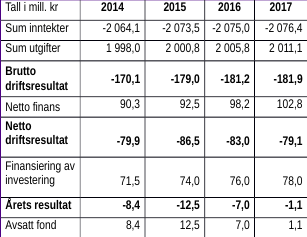
#> input picture test_images/32.png, 307 x 237 px
$ python -i function_process_image_without_line.py   (imports and definitions only)
#> lines starting #> are read from the running program, lines starting #| are printed output that depends on the picture; after the words box and inside, x2 and y2 are one past the last pixel; in counts of white or black regions, pixels touching at a corner belong together
#> further down, picture is the input picture: shape (237, 307, 3); mean B, G, R 229, 228, 228.4
import cv2

# [17 lines left out: function pre_process_image, not called in this run]

def remove_horizontal_line(image):
    gray = cv2.cvtColor(image, cv2.COLOR_BGR2GRAY)
    thresh = cv2.threshold(gray, 0, 255, cv2.THRESH_BINARY_INV + cv2.THRESH_OTSU)[1]
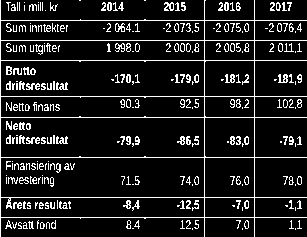
#> thresh: shape (237, 307); 11.7% white in thin lines or dots
    gray = cv2.cvtColor(image, cv2.COLOR_BGR2GRAY)
    thresh = cv2.threshold(gray, 0, 255, cv2.THRESH_BINARY_INV + cv2.THRESH_OTSU)[1]

    horizontal_kernel = cv2.getStructuringElement(cv2.MORPH_RECT, (25, 1))

    detected_lines = cv2.morphologyEx(thresh, cv2.MORPH_OPEN,
    horizontal_kernel, iterations=2)
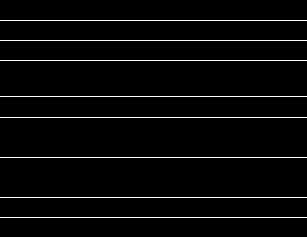
#> detected_lines: shape (237, 307); 3.4% white in thin lines or dots, all inside (x1, y1, x2, y2) = (0, 20, 307, 218)

    cnts = cv2.findContours(detected_lines, cv2.RETR_EXTERNAL, cv2.CHAIN_APPROX_SIMPLE)
#> cnts = 8 contours, all with area under 20
    cnts = cnts[0] if len(cnts) == 2 else cnts[1]

    for c in cnts:
        cv2.drawContours(image, [c], -1, (255, 255, 255), 2)
#> this loop made 8 passes
#> c on passes 1 to 8: [[0, 217], [306, 217]], [[0, 197], [306, 197]], [[0, 157], [306, 157]], [[0, 117], [306, 117]], [[0, 96], [306, 96]], [[0, 60], [306, 60]], [[0, 40], [306, 40]], [[0, 20], [306, 20]]
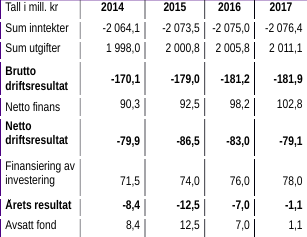
#> image: shape (237, 307, 3); 6.02% of pixels changed, all inside (x1, y1, x2, y2) = (0, 19, 307, 219)

    repair_kernel = cv2.getStructuringElement(cv2.MORPH_RECT, (1, 6))
#> repair_kernel = [1, 1, 1, 1, 1, 1]

    result = 255 - cv2.morphologyEx(255 - image, cv2.MORPH_CLOSE, repair_kernel,
    iterations=1)
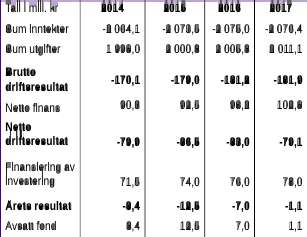
#> result: shape (237, 307, 3); mean B, G, R 231.6, 230.6, 231.1
    return result

# [48 lines left out: functions remove_vertical_line, find_text_boxes, get_contour_boxes, not called in this run]

>>> import cv2
>>> picture = cv2.imread('test_images/32.png')
>>> result = remove_horizontal_line(picture)

$ run again, on test_images/33.png
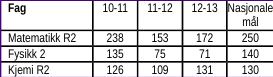
#> input picture test_images/33.png, 273 x 77 px
#> picture is the input picture: shape (77, 273, 3); mean B, G, R 215.1, 212.5, 214
#> thresh: shape (77, 273); 17.5% white in thin lines or dots
#> detected_lines: shape (77, 273); 7.8% white in thin lines or dots, all inside (x1, y1, x2, y2) = (0, 0, 273, 63)
#> cnts = 4 contours, 2 with area under 20; largest, box (x1, y1, x2, y2) and area: (0, 61, 273, 63) 272, (0, 45, 273, 47) 272
#> the loop in remove_horizontal_line, `for c in cnts:` made 4 passes
#> c on passes 1 to 4: [[0, 61], [0, 62], [272, 62], [272, 61]], [[0, 45], [0, 46], [272, 46], [272, 45]], [[0, 30], [272, 30]], [[0, 0], [272, 0]]
#> after the loop in remove_horizontal_line, `for c in cnts:`:
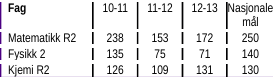
#> image: shape (77, 273, 3); 10.69% of pixels changed, all inside (x1, y1, x2, y2) = (0, 0, 273, 64)
#> repair_kernel = [1, 1, 1, 1, 1, 1]
#> in remove_horizontal_line, `result = 255 - cv2.morphologyEx(255 - image, cv2.MORPH_CLOSE, repair_k..`:
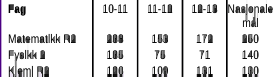
#> result: shape (77, 273, 3); mean B, G, R 225, 224.3, 224.7

$ run again, on test_images/34.png
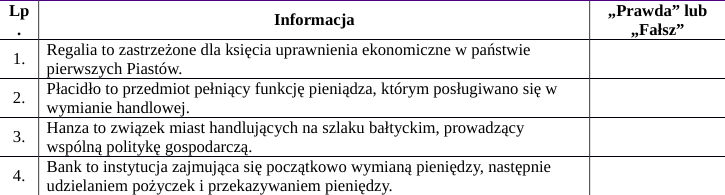
#> input picture test_images/34.png, 725 x 195 px
#> picture is the input picture: shape (195, 725, 3); mean B, G, R 232.2, 231.3, 231.7
#> thresh: shape (195, 725); 10.7% white in thin lines or dots
#> detected_lines: shape (195, 725); 2.6% white in thin lines or dots, all inside (x1, y1, x2, y2) = (0, 0, 725, 157)
#> cnts = 5 contours, all with area under 20
#> the loop in remove_horizontal_line, `for c in cnts:` made 5 passes
#> c on passes 1 to 5: [[0, 156], [724, 156]], [[0, 117], [724, 117]], [[0, 78], [724, 78]], [[0, 39], [724, 39]], [[0, 0], [724, 0]]
#> after the loop in remove_horizontal_line, `for c in cnts:`:
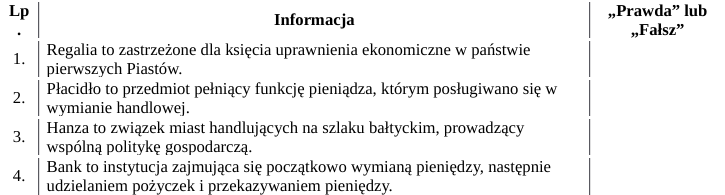
#> image: shape (195, 725, 3); 2.62% of pixels changed, all inside (x1, y1, x2, y2) = (0, 0, 725, 158)
#> repair_kernel = [1, 1, 1, 1, 1, 1]
#> in remove_horizontal_line, `result = 255 - cv2.morphologyEx(255 - image, cv2.MORPH_CLOSE, repair_k..`:
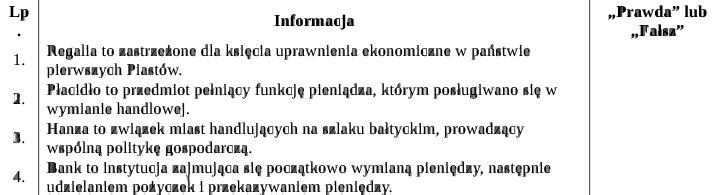
#> result: shape (195, 725, 3); mean B, G, R 234.1, 234.1, 234.1

$ run again, on test_images/49.png
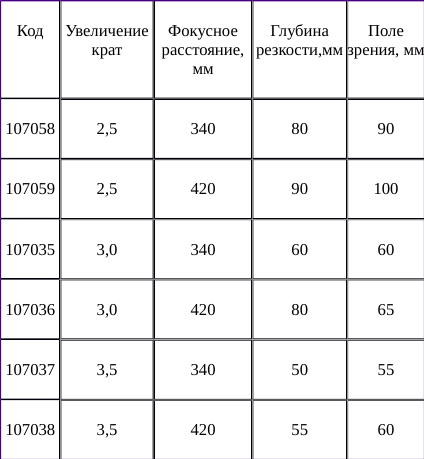
#> input picture test_images/49.png, 424 x 459 px
#> picture is the input picture: shape (459, 424, 3); mean B, G, R 239.4, 238.3, 238.8
#> thresh: shape (459, 424); 7.4% white in thin lines or dots
#> detected_lines: shape (459, 424); 2.7% white in thin lines or dots, all inside (x1, y1, x2, y2) = (0, 0, 424, 401)
#> cnts = 7 contours, 1 with area under 20; largest, box (x1, y1, x2, y2) and area: (0, 278, 424, 280) 423, (0, 399, 424, 401) 364, (0, 218, 424, 220) 364, (0, 158, 424, 160) 364, (0, 98, 424, 100) 364, (0, 338, 424, 341) 62
#> the loop in remove_horizontal_line, `for c in cnts:` made 7 passes
#> c on passes 3, 7: [[0, 278], [0, 279], [423, 279], [423, 278]], [[0, 0], [423, 0]]
#> after the loop in remove_horizontal_line, `for c in cnts:`:
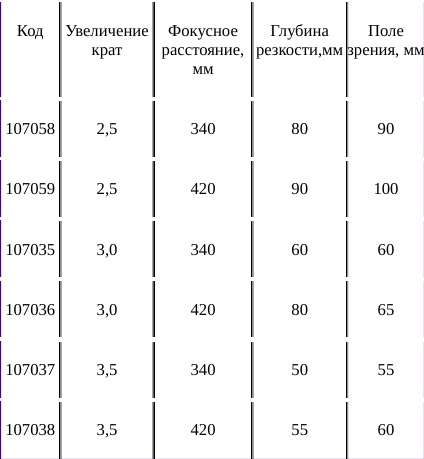
#> image: shape (459, 424, 3); 4.53% of pixels changed, all inside (x1, y1, x2, y2) = (0, 0, 424, 402)
#> repair_kernel = [1, 1, 1, 1, 1, 1]
#> in remove_horizontal_line, `result = 255 - cv2.morphologyEx(255 - image, cv2.MORPH_CLOSE, repair_k..`:
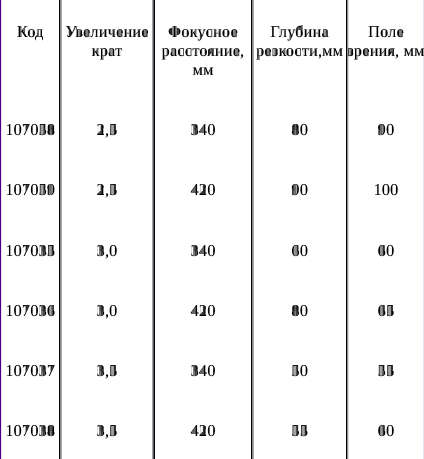
#> result: shape (459, 424, 3); mean B, G, R 243.4, 242.9, 243.1
